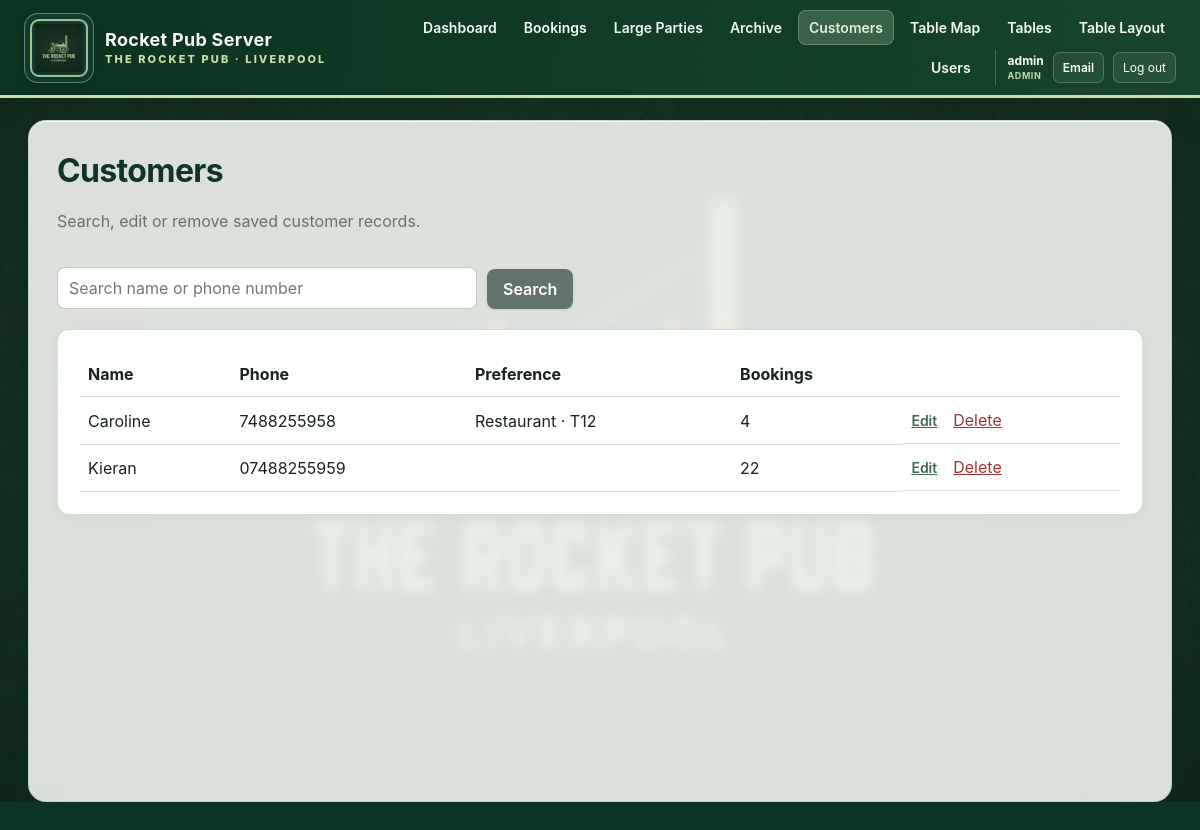
Screenshot of /customers (signed in) with the database file from the repository.
### app/models.py (models this page shows, shortened)
class AppUser(db.Model):
    id = db.Column(db.Integer, primary_key=True)
    username = db.Column(
        db.String(80),
        nullable=False,
        unique=True,
        index=True,
    )
    password_hash = db.Column(db.String(255), nullable=False)
    role = db.Column(
        db.String(20),
        nullable=False,
        default="staff",
        index=True,
    )
    must_change_password = db.Column(
        db.Boolean,
        nullable=False,
        default=True,
    )
    email = db.Column(db.String(255), unique=True, index=True)
    pending_email = db.Column(db.String(255))
    email_verified = db.Column(db.Boolean, nullable=False, default=False)
    email_verification_code_hash = db.Column(db.String(255))
    email_verification_expires_at = db.Column(db.DateTime)
    password_reset_code_hash = db.Column(db.String(255))
    password_reset_expires_at = db.Column(db.DateTime)
    active = db.Column(db.Boolean, nullable=False, default=True)
    created_at = db.Column(db.DateTime, default=datetime.utcnow)
    last_login_at = db.Column(db.DateTime)
    @property
    def is_manager(self):
        return self.role in {"manager", "admin"}

class Customer(db.Model):
    id = db.Column(db.Integer, primary_key=True)
    name = db.Column(db.String(120), nullable=False, index=True)
    phone = db.Column(db.String(30), nullable=False, unique=True, index=True)
    preferred_area_id = db.Column(db.Integer, db.ForeignKey("area.id"))
    preferred_table_id = db.Column(db.Integer, db.ForeignKey("pub_table.id"))
    prefers_near_tv = db.Column(db.Boolean, default=False)
    avoids_bench = db.Column(db.Boolean, default=False)
    notes = db.Column(db.Text)
    created_at = db.Column(db.DateTime, default=datetime.utcnow)
    preferred_area = db.relationship("Area", foreign_keys=[preferred_area_id])
    preferred_table = db.relationship("PubTable", foreign_keys=[preferred_table_id])
    bookings = db.relationship(
        "Booking",
        back_populates="customer",
        cascade="all, delete-orphan"
    )
    repeat_bookings = db.relationship(
        "RepeatBooking",
        back_populates="customer",
        cascade="all, delete-orphan"
    )

class Area(db.Model):
    id = db.Column(db.Integer, primary_key=True)
    name = db.Column(db.String(80), nullable=False, unique=True)
    tables = db.relationship("PubTable", back_populates="area")

class PubTable(db.Model):
    id = db.Column(db.Integer, primary_key=True)
    number = db.Column(db.String(20), nullable=False, unique=True, index=True)
    capacity = db.Column(db.Integer, nullable=False)
    area_id = db.Column(db.Integer, db.ForeignKey("area.id"), nullable=False)
    near_tv = db.Column(db.Boolean, default=False)
    has_bench = db.Column(db.Boolean, default=False)
    accessible = db.Column(db.Boolean, default=False)
    unsuitable_for_food = db.Column(db.Boolean, default=False)
    active = db.Column(db.Boolean, default=True)
    x_position = db.Column(db.Float, default=40)
    y_position = db.Column(db.Float, default=40)
    layout_width = db.Column(db.Float, default=90)
    layout_height = db.Column(db.Float, default=60)
    layout_shape = db.Column(db.String(20), default="rectangle")
    layout_rotation = db.Column(db.Float, default=0)
    area = db.relationship("Area", back_populates="tables")
    booking_links = db.relationship(
        "BookingTable",
        back_populates="table",
        cascade="all, delete-orphan"
    )

### app/routes.py (the view, shortened to what this page needs)
@main.route("/customers")
def customers():
    search = request.args.get("q", "").strip()
    stmt = db.select(Customer).order_by(Customer.name)
    return render_template(
        "customers.html",
        customers=db.session.scalars(stmt).all(),
        search=search,
    )

### app/routes.py (called while the page is built)
def current_user():
    return getattr(g, "current_user", None)

@main.app_context_processor
def inject_current_user():
    return {
        "current_user": current_user(),
    }

### app/templates/customers.html (shortened to what this page needs)
{% extends "base.html" %}
{% block content %}
<div class="page-heading">
    <div>
        <h1>Customers</h1>
        <p>Search, edit or remove saved customer records.</p>
    </div>
</div>
<form class="search-bar" method="get">
    <input type="search"
           name="q"
           value="{{ search }}"
           placeholder="Search name or phone number">
    <button class="button secondary" type="submit">Search</button>
</form>
<div class="card">
    {% if customers %}
        <table class="data-table">
            <thead>
                <tr>
                    <th>Name</th>
                    <th>Phone</th>
                    <th>Preference</th>
                    <th>Bookings</th>
                    <th></th>
                </tr>
            </thead>
            <tbody>
                {% for customer in customers %}
                    <tr>
                        <td>{{ customer.name }}</td>
                        <td>{{ customer.phone }}</td>
                        <td>
                            {% if customer.preferred_area %}{{ customer.preferred_area.name }}{% endif %}
                            {% if customer.preferred_table %} · T{{ customer.preferred_table.number }}{% endif %}
                        </td>
                        <td>{{ customer.bookings|length }}</td>
                        <td class="row-actions">
                            <a class="small-link"
                               href="{{ url_for('main.edit_customer', customer_id=customer.id) }}">
                                Edit
                            </a>
                            <form method="post"
                                  action="{{ url_for('main.delete_customer', customer_id=customer.id) }}"
                                  onsubmit="return confirm('Delete this customer? This also deletes their linked normal booking history and repeat schedules.');">
                                <button class="link-button danger" type="submit">
                                    Delete
                                </button>
                            </form>
                        </td>
                    </tr>
                {% endfor %}
            </tbody>
        </table>
    {% else %}
        <p class="muted">No matching customers.</p>
    {% endif %}
</div>
{% endblock %}

### app/templates/base.html (shortened to what this page needs)
<!doctype html>
<html lang="en">
<head>
    <link rel="stylesheet"
          href="{{ url_for('static', filename='css/style.css') }}">
</head>
<body>
<header class="topbar">
    <a class="brand"
       href="{{ url_for('main.dashboard') }}"
       aria-label="Rocket Pub Server dashboard">
        <span class="brand-logo-frame">
            <img src="{{ url_for('static', filename='images/rocket-pub-header-logo.png') }}"
                 alt="The Rocket Pub Liverpool logo">
        </span>
        <span class="brand-copy">
            <strong>Rocket Pub Server</strong>
            <small>The Rocket Pub · Liverpool</small>
        </span>
    </a>
    {% if current_user %}
    <nav>
        <a class="{% if request.endpoint == 'main.dashboard' %}active{% endif %}"
           href="{{ url_for('main.dashboard') }}">Dashboard</a>
        <a class="{% if request.endpoint in ['main.bookings', 'main.new_booking', 'main.edit_booking'] %}active{% endif %}"
           href="{{ url_for('main.bookings') }}">Bookings</a>
        <a class="{% if request.endpoint in ['main.large_parties', 'main.new_large_party', 'main.edit_large_party'] %}active{% endif %}"
           href="{{ url_for('main.large_parties') }}">Large Parties</a>
        <a class="{% if request.endpoint == 'main.archive' %}active{% endif %}"
           href="{{ url_for('main.archive') }}">Archive</a>
        <a class="{% if request.endpoint in ['main.customers', 'main.edit_customer'] %}active{% endif %}"
           href="{{ url_for('main.customers') }}">Customers</a>
        <a class="{% if request.endpoint == 'main.table_map' %}active{% endif %}"
           href="{{ url_for('main.table_map') }}">Table Map</a>
        {% if current_user.is_manager %}
            <a class="{% if request.endpoint in ['main.tables', 'main.new_table', 'main.edit_table'] %}active{% endif %}"
               href="{{ url_for('main.tables') }}">Tables</a>
            <a class="{% if request.endpoint == 'main.table_layout' %}active{% endif %}"
               href="{{ url_for('main.table_layout') }}">Table Layout</a>
            <a class="{% if request.endpoint in ['main.users', 'main.new_user'] %}active{% endif %}"
               href="{{ url_for('main.users') }}">Users</a>
        {% endif %}
        <div class="account-menu">
            <span>
                {{ current_user.username }}
                <small>{{ current_user.role|title }}</small>
            </span>
            <a class="topbar-account-link"
               href="{{ url_for('main.email_setup') }}">
                Email
            </a>
            <form method="post" action="{{ url_for('main.logout') }}">
                <button type="submit" class="topbar-logout">Log out</button>
            </form>
        </div>
    </nav>
    {% endif %}
</header>
<main class="container">
    {% block content %}{% endblock %}
</main>
</body>
</html>

### rows the page displays
AppUser: username "admin", role "ADMIN"
Customer: name "Caroline", phone "7488255958", preferred_area.name "Restaurant", preferred_table.number "12", bookings|length "4"
Customer: name "Kieran", phone "07488255959", bookings|length "22"
